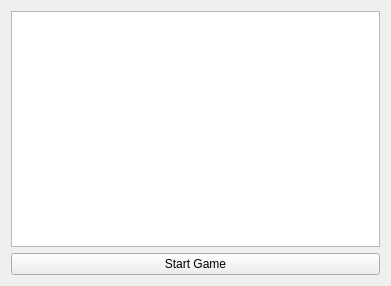
<?xml version="1.0" encoding="UTF-8"?>
<ui version="4.0">
 <class>Widget</class>
 <widget class="QWidget" name="Widget">
  <property name="geometry">
   <rect>
    <x>0</x>
    <y>0</y>
    <width>391</width>
    <height>286</height>
   </rect>
  </property>
  <property name="windowTitle">
   <string>Widget</string>
  </property>
  <layout class="QVBoxLayout" name="verticalLayout">
   <item>
    <widget class="QGraphicsView" name="graphicsView"/>
   </item>
   <item>
    <widget class="QPushButton" name="startGameButton">
     <property name="text">
      <string>Start Game</string>
     </property>
    </widget>
   </item>
  </layout>
 </widget>
 <resources/>
 <connections/>
</ui>
